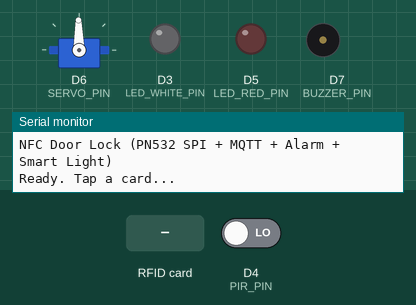
Bench run of a sketch on a simulated Arduino Uno R4 WiFi. Parts: servo, output pins drawn as LEDs (lit = HIGH), buzzer (waves = sounding), the last lines printed to the serial monitor. The inputs (shaded band) are chosen by the test bench; at power-on: D4 (PIR_PIN) LOW. WiFi joins after 1.5 s; servers stay silent unless stated; not simulated (calls return 0 or success): secrets.h; names the files do not define were given values by the test bench: MQTT_PORT = 1883; pins used as bus, display or sensor lines are not drawn.

Above: at 3.2 s.
3.3 s: RFID card 69 22 E9 18 held to the reader
At 3.9 s:
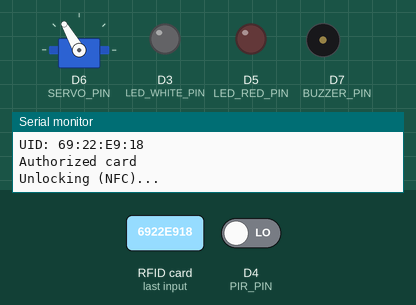
5.6 s: D4 (PIR_PIN) driven HIGH
At 6.5 s:
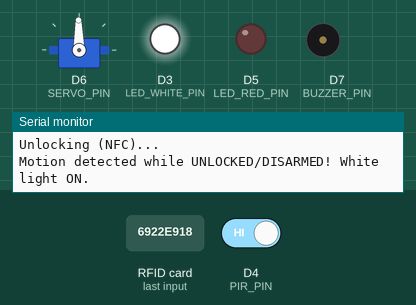
7.1 s: RFID card 69 22 E9 18 held to the reader
At 7.54 s:
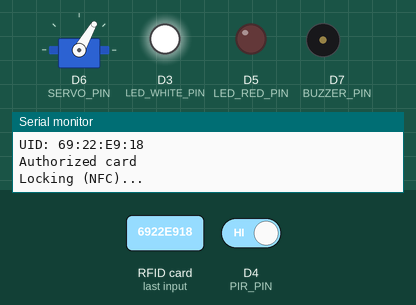
10.1 s: RFID card 5E 7A 19 C4 held to the reader
13.1 s: D4 (PIR_PIN) driven LOW
At 13.29 s:
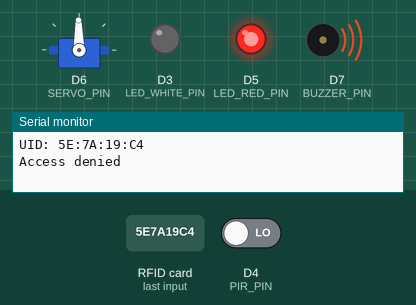
Timing chart, 0 to 16.1 s (numbered marks = the images above; inputs shaded):
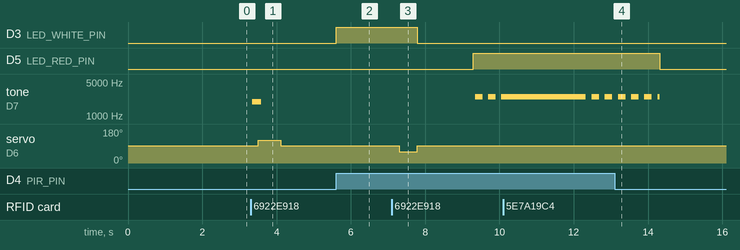

Measured:
- after the input at 3.3 s, tone on D7 (BUZZER_PIN): silent → 1969 Hz at once, → silent 0.24 s later; servo on D6 (SERVO_PIN): 91° → 120° after 0.21 s, → 91° 0.60 s later
- after the input at 5.6 s, D3 (LED_WHITE_PIN): LOW → HIGH at once
- after the input at 7.1 s, D3 (LED_WHITE_PIN): HIGH → LOW after 0.69 s; D5 (LED_RED_PIN): LOW → HIGH after 2.2 s; tone on D7 (BUZZER_PIN): alternates 2500 Hz for 0.20 s and silent for 0.15 s, starting after 2.2 s; servo on D6 (SERVO_PIN): 91° → 60° after 0.21 s, → 91° 0.48 s later
- after the input at 13.1 s, D5 (LED_RED_PIN): HIGH → LOW after 1.2 s; tone on D7 (BUZZER_PIN): goes on until 14.3 s, then stays silent

The sketch:

Smart_Door.ino
```cpp
#include <SPI.h>
#include <Adafruit_PN532.h>
#include <Servo.h>

#include <WiFiS3.h>
#include <PubSubClient.h>

// ============================================================================
// PRIVATE CONFIG (GitHub-safe)
// Create secrets.h locally (DO NOT COMMIT). Commit secrets.example.h instead.
//
// secrets.h should contain:
//   #pragma once
//   #define WIFI_SSID   "YOUR_WIFI_NAME"
//   #define WIFI_PASS   "YOUR_WIFI_PASSWORD"
//   #define MQTT_SERVER "YOUR_MQTT_BROKER_IP_OR_DOMAIN"
//   #define MQTT_PORT   1883
// ============================================================================
#include "secrets.h"

static const char* WIFI_SSID_STR   = WIFI_SSID;
static const char* WIFI_PASS_STR   = WIFI_PASS;
static const char* MQTT_SERVER_STR = MQTT_SERVER;
static const int   MQTT_PORT_NUM   = MQTT_PORT;
// ============================================================================

// ================== MQTT TOPICS ==================
// event  : JSON messages for actions/results (NFC/remote/alarm/light)
// state  : door lifecycle state (ready/locking/locked/unlocking/unlocked/online)
// alarm  : alarm mode/state (armed/disarmed/alarm)
// light  : smart light state (on/off)
// =================================================
const char* TOPIC_EVENT = "smartdoor/event";
const char* TOPIC_STATE = "smartdoor/state";
const char* TOPIC_CMD   = "smartdoor/cmd";
const char* TOPIC_ALARM = "smartdoor/alarm";
const char* TOPIC_LIGHT = "smartdoor/light";

// Remote command cooldown (prevents rapid repeated MQTT commands)
const unsigned long REMOTE_COOLDOWN_MS = 5000;
unsigned long lastRemoteCmdMs = 0;

// ================== NFC + SERVO ==================
#define PN532_SS     10
#define BUZZER_PIN    7
#define SERVO_PIN     6

Adafruit_PN532 nfc(PN532_SS);
Servo doorServo;

// Continuous servo tuning (adjust to your hardware)
const int SERVO_STOP         = 91;
const int SERVO_UNLOCK_SPEED = 120;
const int SERVO_LOCK_SPEED   = 60;

// How long to spin servo to fully unlock/lock (tune)
const int UNLOCK_MOVE_MS = 600;
const int LOCK_MOVE_MS   = 480;

// Keep for other uses (not auto-close anymore)
const unsigned long UNLOCK_HOLD_MS = 3000;

// Authorized card UID
const uint8_t AUTH_UID[] = {0x69, 0x22, 0xE9, 0x18};
const uint8_t AUTH_LEN = 4;

// Track door state for toggle behavior
bool isDoorLocked = true;  // assume starts locked

// ================== PIR + LEDs ==================
#define PIR_PIN 4

// Red LED = Alarm indicator (motion while LOCKED & ARMED)
#define LED_RED_PIN 5

// White LED = Smart light (motion while UNLOCKED & DISARMED)
#define LED_WHITE_PIN 3

// Alarm mode/state
bool alarmArmed = false;
bool alarmTriggered = false;

const unsigned long ALARM_DURATION_MS = 5000;   // buzzer + red LED ON time
unsigned long alarmUntilMs = 0;

const unsigned long PIR_REARM_GAP_MS = 2000;    // avoid rapid retriggers
unsigned long lastPirTrigMs = 0;

// Smart light state
bool lightOn = false;
const unsigned long LIGHT_DURATION_MS = 8000;   // white LED ON time
unsigned long lightUntilMs = 0;
// =======================================================

// ================== ALARM BEEP PATTERN (Non-blocking) =======================
// Alarm uses tone/noTone to create a beep-beep pattern without blocking loop().
const int ALARM_FREQ_HZ = 2500;
const unsigned long BEEP_ON_MS  = 200;
const unsigned long BEEP_OFF_MS = 150;

bool alarmBeepIsOn = false;
unsigned long nextBeepChangeMs = 0;
// ============================================================================

// ---- buzzer helpers (LOW-trigger) ----
// Manual beeps use blocking PWM-like pulses (acceptable for short feedback).
void buzzerOn()  { digitalWrite(BUZZER_PIN, LOW); }
void buzzerOff() { digitalWrite(BUZZER_PIN, HIGH); }

void beep(int freq, int durationMs) {
  pinMode(BUZZER_PIN, OUTPUT);
  for (int i = 0; i < durationMs * freq / 1000; i++) {
    digitalWrite(BUZZER_PIN, LOW);
    delayMicroseconds(500000 / freq);
    digitalWrite(BUZZER_PIN, HIGH);
    delayMicroseconds(500000 / freq);
  }
}
void accessGrantedBeep() { beep(2000, 200); }
void accessDeniedBeep()  { for (int i = 0; i < 3; i++) { beep(1000, 120); delay(120);} }

// ---- UID check ----
bool uidMatches(const uint8_t *uid, uint8_t uidLen) {
  if (uidLen != AUTH_LEN) return false;
  for (uint8_t i = 0; i < uidLen; i++) if (uid[i] != AUTH_UID[i]) return false;
  return true;
}

// ---- Servo control (blocking movement, short duration) ----
void servoStop() { doorServo.write(SERVO_STOP); }

void unlockDoor() {
  doorServo.write(SERVO_UNLOCK_SPEED);
  delay(UNLOCK_MOVE_MS);
  servoStop();
  isDoorLocked = false;
}

void lockDoor() {
  doorServo.write(SERVO_LOCK_SPEED);
  delay(LOCK_MOVE_MS);
  servoStop();
  isDoorLocked = true;
}

// ---- non-blocking delay that still services MQTT ----
// Used after NFC scan to avoid repeated reads while keeping MQTT responsive.
void mqttDelay(unsigned long ms) {
  unsigned long start = millis();
  while (millis() - start < ms) {
    mqtt.loop();
    delay(10);
  }
}

// ================== MQTT PUBLISH HELPERS ==================
void publishEvent(const char* type, const char* result, const char* uidHex) {
  char msg[160];
  snprintf(msg, sizeof(msg),
           "{\"type\":\"%s\",\"result\":\"%s\",\"uid\":\"%s\"}",
           type, result, uidHex);
  mqtt.publish(TOPIC_EVENT, msg);
}

void publishState(const char* state) {
  mqtt.publish(TOPIC_STATE, state);
}

void publishAlarmState(const char* state) {
  mqtt.publish(TOPIC_ALARM, state);
}

void publishLightState(const char* state) {
  mqtt.publish(TOPIC_LIGHT, state);
}
// ==========================================================

// ================== ALARM HELPERS =========================
// Turn off alarm output and publish current armed state.
void alarmOff() {
  digitalWrite(LED_RED_PIN, LOW);

  noTone(BUZZER_PIN);
  alarmBeepIsOn = false;
  nextBeepChangeMs = 0;

  alarmTriggered = false;

  // Optional: publish an "alarm_cleared" event for dashboard logs
  publishEvent("alarm", "cleared", "-");

  publishAlarmState(alarmArmed ? "armed" : "disarmed");
}

// Trigger alarm due to motion while armed/locked.
void alarmOn() {
  digitalWrite(LED_RED_PIN, HIGH);

  alarmTriggered = true;
  alarmUntilMs = millis() + ALARM_DURATION_MS;

  // Start beep-beep pattern immediately
  alarmBeepIsOn = false;
  nextBeepChangeMs = 0;

  publishEvent("alarm", "motion_locked", "-");
  publishAlarmState("alarm");
}
// ==========================================================

// ================== SMART LIGHT HELPERS ===================
// Smart light is only used when unlocked/disarmed.
void smartLightOff() {
  digitalWrite(LED_WHITE_PIN, LOW);
  lightOn = false;
  publishLightState("off");
}

void smartLightOn() {
  digitalWrite(LED_WHITE_PIN, HIGH);
  lightOn = true;
  lightUntilMs = millis() + LIGHT_DURATION_MS;

  publishEvent("light", "motion_unlocked", "-");
  publishLightState("on");
}
// ==========================================================

// ================== MQTT CALLBACK (SUBSCRIBE) ==============
// Commands on smartdoor/cmd:
//   unlock/open -> unlock + disarm alarm
//   lock        -> lock + arm alarm (changed to match NFC lock behavior)
void onMqttMessage(char* topic, uint8_t* payload, unsigned int length) {
  String t = String(topic);
  String cmd;
  cmd.reserve(length + 1);
  for (unsigned int i = 0; i < length; i++) cmd += (char)payload[i];
  cmd.trim();
  cmd.toLowerCase();

  Serial.print("MQTT topic: "); Serial.print(t);
  Serial.print(" | cmd: "); Serial.println(cmd);

  if (t != TOPIC_CMD) return;

  unsigned long now = millis();
  if (now - lastRemoteCmdMs < REMOTE_COOLDOWN_MS) {
    Serial.println("Remote command ignored (cooldown).");
    return;
  }
  lastRemoteCmdMs = now;

  if (cmd == "unlock" || cmd == "open") {
    Serial.println("Remote: UNLOCK (disarm alarm)...");
    accessGrantedBeep();
    publishEvent("remote", "unlock", "-");

    publishState("unlocking");
    unlockDoor();
    publishState("unlocked");

    // Disarm alarm when unlocked remotely
    alarmArmed = false;
    alarmOff();

  } else if (cmd == "lock") {
    Serial.println("Remote: LOCK (arm alarm)...");
    publishEvent("remote", "lock", "-");

    publishState("locking");
    lockDoor();
    publishState("locked");

    // CHANGED: arm alarm on remote lock (consistent with NFC lock)
    alarmArmed = true;
    publishAlarmState("armed");

    // Optional: turn off white light when locking
    smartLightOff();

  } else {
    Serial.println("Unknown command. Use: unlock/open, lock");
  }
}
// ==========================================================

// ================== MQTT RECONNECT =========================
// Ensures MQTT connection and subscribes to command topic.
void mqttReconnect() {
  while (!mqtt.connected()) {
    Serial.print("MQTT connecting... ");

    String clientId = "UNO_R4_SmartDoor_";
    clientId += String((uint32_t)millis(), HEX);

    if (mqtt.connect(clientId.c_str())) {
      Serial.println("OK");

      publishState("online");
      mqtt.subscribe(TOPIC_CMD);

      Serial.print("Subscribed to: ");
      Serial.println(TOPIC_CMD);
    } else {
      Serial.print("failed, rc=");
      Serial.print(mqtt.state());
      Serial.println(" retry in 2s");
      delay(2000);
    }
  }
}
// ==========================================================

void setup() {
  Serial.begin(115200);
  delay(500);

  // Buzzer (LOW-trigger relay style)
  pinMode(BUZZER_PIN, OUTPUT);
  buzzerOff();

  // PIR + LEDs
  pinMode(PIR_PIN, INPUT); // if you see noise/false triggers, consider INPUT_PULLDOWN (if supported)
  pinMode(LED_RED_PIN, OUTPUT);
  pinMode(LED_WHITE_PIN, OUTPUT);
  digitalWrite(LED_RED_PIN, LOW);
  digitalWrite(LED_WHITE_PIN, LOW);

  // Servo init
  doorServo.attach(SERVO_PIN);
  servoStop();

  // Wi-Fi connect
  Serial.print("Connecting WiFi: ");
  Serial.println(WIFI_SSID_STR);

  WiFi.begin(WIFI_SSID_STR, WIFI_PASS_STR);
  while (WiFi.status() != WL_CONNECTED) {
    delay(500);
    Serial.print(".");
  }
  Serial.println("\nWiFi connected!");
  Serial.print("IP: ");
  Serial.println(WiFi.localIP());

  // MQTT init
  mqtt.setServer(MQTT_SERVER_STR, MQTT_PORT_NUM);
  mqtt.setCallback(onMqttMessage);

  // Ensure MQTT is connected BEFORE publishing initial states (fix)
  mqttReconnect();

  // NFC init
  Serial.println("NFC Door Lock (PN532 SPI + MQTT + Alarm + Smart Light)");
  nfc.begin();

  uint32_t versiondata = nfc.getFirmwareVersion();
  if (!versiondata) {
    Serial.println("PN532 not found. Check SPI mode + wiring + CS pin.");
    while (1) { beep(500, 500); }
  }
  nfc.SAMConfig();
  Serial.println("Ready. Tap a card...");

  // Publish initial states (now MQTT is connected)
  publishState("ready");
  publishState(isDoorLocked ? "locked" : "unlocked");
  publishAlarmState("disarmed");
  publishLightState("off");
}

void loop() {
  if (!mqtt.connected()) mqttReconnect();
  mqtt.loop();

  unsigned long now = millis();

  // Alarm beep-beep pattern (non-blocking)
  if (alarmTriggered) {
    if (nextBeepChangeMs == 0 || (long)(now - nextBeepChangeMs) >= 0) {
      if (alarmBeepIsOn) {
        noTone(BUZZER_PIN);
        alarmBeepIsOn = false;
        nextBeepChangeMs = now + BEEP_OFF_MS;
      } else {
        tone(BUZZER_PIN, ALARM_FREQ_HZ);
        alarmBeepIsOn = true;
        nextBeepChangeMs = now + BEEP_ON_MS;
      }
    }
  }

  // Alarm timeout
  if (alarmTriggered && (long)(now - alarmUntilMs) >= 0) {
    alarmOff();
  }

  // Smart light timeout
  if (lightOn && (long)(now - lightUntilMs) >= 0) {
    smartLightOff();
  }

  // PIR logic
  int pir = digitalRead(PIR_PIN);

  // Motion while LOCKED & ARMED -> Alarm
  if (alarmArmed && isDoorLocked && !alarmTriggered) {
    if (pir == HIGH && (now - lastPirTrigMs > PIR_REARM_GAP_MS)) {
      lastPirTrigMs = now;
      Serial.println("Motion detected while LOCKED/ARMED! Alarm triggered.");
      alarmOn();
    }
  }

  // Motion while UNLOCKED & DISARMED -> Smart Light
  if (!alarmArmed && !isDoorLocked && !lightOn) {
    if (pir == HIGH && (now - lastPirTrigMs > PIR_REARM_GAP_MS)) {
      lastPirTrigMs = now;
      Serial.println("Motion detected while UNLOCKED/DISARMED! White light ON.");
      smartLightOn();
    }
  }

  // ================== NFC READ ==================
  uint8_t uid[7];
  uint8_t uidLength;
  const uint16_t NFC_TIMEOUT_MS = 50;

  if (nfc.readPassiveTargetID(PN532_MIFARE_ISO14443A, uid, &uidLength, NFC_TIMEOUT_MS)) {

    // Build UID string for logs/MQTT (e.g., "69:22:E9:18")
    char uidHex[24] = {0};
    char* p = uidHex;
    for (uint8_t i = 0; i < uidLength; i++) {
      sprintf(p, "%02X", uid[i]);
      p += 2;
      if (i < uidLength - 1) { *p = ':'; p++; }
    }

    Serial.print("UID: ");
    Serial.println(uidHex);

    if (uidMatches(uid, uidLength)) {
      Serial.println("Authorized card");
      accessGrantedBeep();
      publishEvent("nfc", "granted", uidHex);

      // NFC toggles lock state
      if (isDoorLocked) {
        Serial.println("Unlocking (NFC)...");
        publishState("unlocking");
        unlockDoor();
        publishState("unlocked");

        // Disarm alarm when unlocked
        alarmArmed = false;
        alarmOff();

      } else {
        Serial.println("Locking (NFC)...");
        publishState("locking");
        lockDoor();
        publishState("locked");

        // Arm alarm when locked via NFC
        alarmArmed = true;
        publishAlarmState("armed");

        // Turn off white light when locking (optional)
        smartLightOff();
      }

    } else {
      Serial.println("Access denied");
      accessDeniedBeep();
      publishEvent("nfc", "denied", uidHex);
    }

    // Short delay to avoid repeated reads of the same card while keeping MQTT alive
    mqttDelay(1500);
  }
}
```
